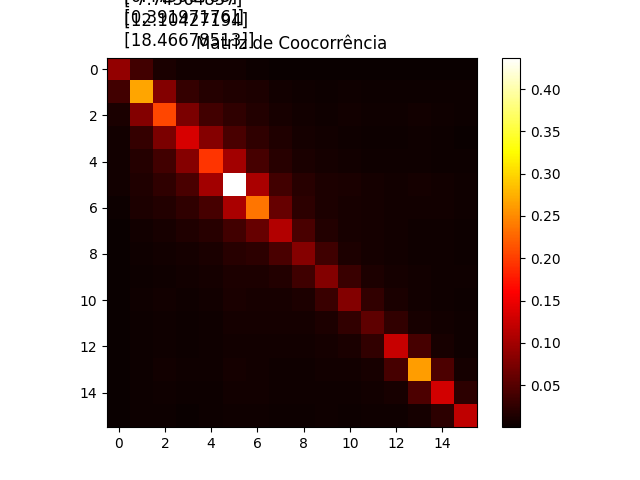
#> input picture haralick_descriptors.png, 640 x 480 px
$ jupyter execute teste.ipynb   (older library calls are emulated)
#> lines starting #> are read from the running program, lines starting #| are printed output that depends on the picture
[cell 1]
import matplotlib.pyplot as plt
from skimage.feature import graycomatrix, graycoprops
import cv2
import numpy as np

[cell 2]
file_path = "haralick_descriptors.png"

if file_path:
    image = cv2.imread(file_path)
#> image is the input picture: shape (480, 640, 3); mean B, G, R 133.2, 135.8, 154.4
    image_rgb = cv2.cvtColor(image, cv2.COLOR_BGR2RGB)

# Convertendo a imagem RGB para tons de cinza
image_gray = cv2.cvtColor(image_rgb, cv2.COLOR_RGB2GRAY)
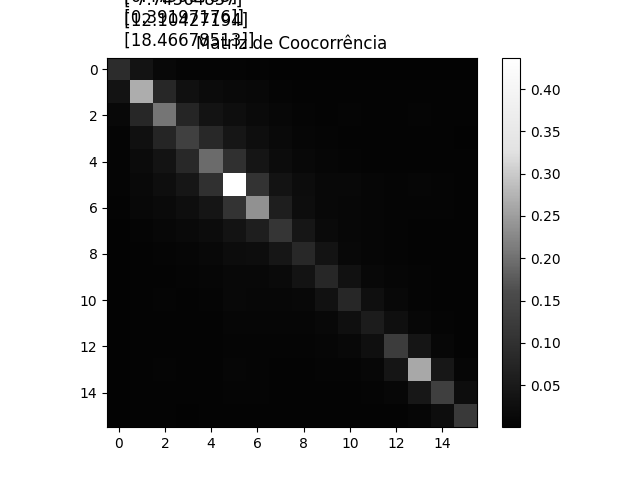
#> image_gray: shape (480, 640); min 0, max 255, mean 141

# Convertendo a imagem para um array numpy
image = np.array(image_gray)

distances = [1, 2, 4, 8, 16, 31]
angle = 0  # Ângulo constante

fig, axs = plt.subplots(2, 3, figsize=(12, 8))  # Altere para 2 linhas e 3 colunas

for i, d in enumerate(distances):
    row = i // 3  # Determina a linha do subplot
    col = i % 3   # Determina a coluna do subplot
    glcm = graycomatrix(image, distances=[d], angles=[angle], levels=256, symmetric=True, normed=True)
    contrast = graycoprops(glcm, 'contrast')[0, 0]
    homogeneity = graycoprops(glcm, 'homogeneity')[0, 0]
    # greycoprops function does not calculate entropy, so we will calculate it manually
    entropy = -np.sum(glcm*np.log2(glcm + np.finfo(float).eps))
    axs[row, col].imshow(glcm[:, :, 0, 0], cmap='gray')
    axs[row, col].set_title(f'Distância: {d}\nContraste: {contrast:.2f}\nHomogeneidade: {homogeneity:.2f}\nEntropia: {entropy:.2f}')
#> this loop made 6 passes
#> (contrast, homogeneity, entropy) on passes 1 to 6: (730, 0.951, 3.64), (1307.6, 0.931, 3.82), (1812.6, 0.899, 4.07), (2713.8, 0.837, 4.45), (4498.7, 0.716, 4.98), (6581.2, 0.595, 5.51)

plt.tight_layout()
plt.show()
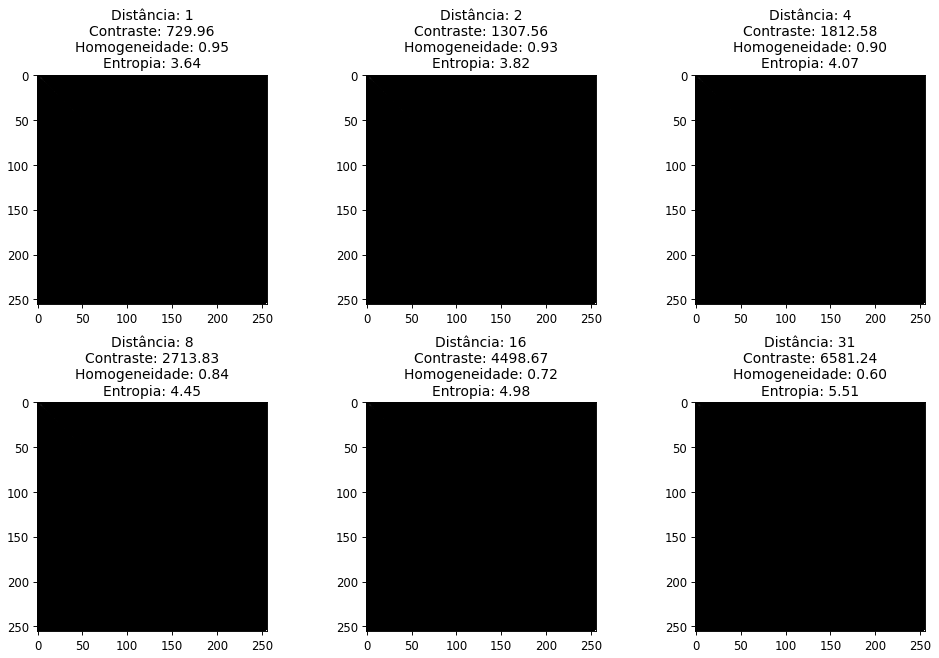
#> figure drawn by matplotlib, 6 panels
